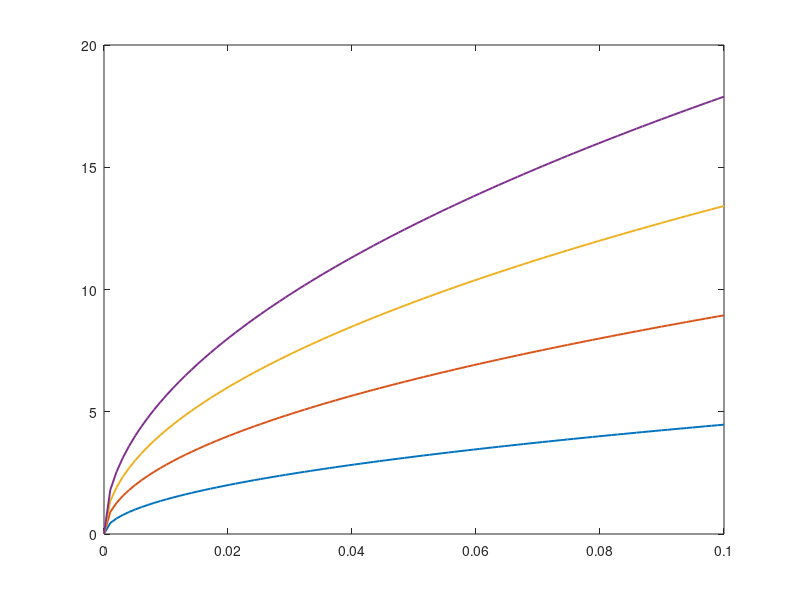

Reproduce this figure in MATLAB.
bi = linspace(0,0.1,100);
a = linspace(10,40,4);
M = zeros(4,100);

for i = 1:4
M(i,:) = a(i)*sqrt(2*bi);
end
plot(bi,M,'LineWidth',1.4);